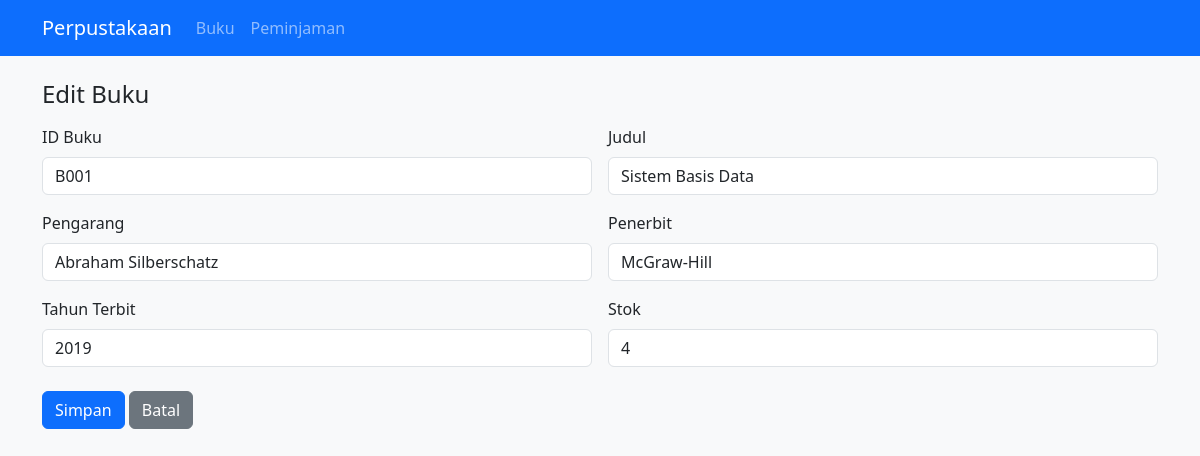
Screenshot of /buku/edit.php?id=B001 with the database file from the repository.
### tables this page shows
CREATE TABLE buku (
    id_buku CHAR(4) PRIMARY KEY,
    judul VARCHAR(100) NOT NULL,
    pengarang VARCHAR(50) NOT NULL,
    penerbit VARCHAR(50),
    tahun_terbit INT,
    stok INT NOT NULL DEFAULT 0
);

### includes/functions.php (called while the page is built, shortened)
<?php
function e($nilai): string
{
    return htmlspecialchars((string) $nilai, ENT_QUOTES, 'UTF-8');
}
function url(string $path = ''): string
{
    return BASE_URL . '/' . ltrim($path, '/');
}

### buku/_form.php (the view, shortened to what this page needs)
<?php
$mode = $mode ?? 'tambah';
?>
<div class="row g-3">
    <div class="col-md-6">
        <label class="form-label" for="id_buku">ID Buku</label>
        <input class="form-control" id="id_buku" name="id_buku" value="<?= e($data['id_buku']) ?>"
               <?= $mode === 'edit' ? 'readonly' : '' ?> required>
    </div>
    <div class="col-md-6">
        <label class="form-label" for="judul">Judul</label>
        <input class="form-control" id="judul" name="judul" value="<?= e($data['judul']) ?>" required>
    </div>
    <div class="col-md-6">
        <label class="form-label" for="pengarang">Pengarang</label>
        <input class="form-control" id="pengarang" name="pengarang" value="<?= e($data['pengarang']) ?>" required>
    </div>
    <div class="col-md-6">
        <label class="form-label" for="penerbit">Penerbit</label>
        <input class="form-control" id="penerbit" name="penerbit" value="<?= e($data['penerbit']) ?>">
    </div>
    <div class="col-md-6">
        <label class="form-label" for="tahun_terbit">Tahun Terbit</label>
        <input class="form-control" id="tahun_terbit" name="tahun_terbit" type="number" min="0" value="<?= e($data['tahun_terbit']) ?>">
    </div>
    <div class="col-md-6">
        <label class="form-label" for="stok">Stok</label>
        <input class="form-control" id="stok" name="stok" type="number" min="0" value="<?= e($data['stok']) ?>" required>
    </div>
</div>
<div class="mt-4">
    <button class="btn btn-primary">Simpan</button>
    <a class="btn btn-secondary" href="<?= url('buku/') ?>">Batal</a>
</div>

### assets/css/style.css (style rules this page uses)
body { background-color: #f8f9fa; }

### rows the page displays
buku: id_buku "B001", judul "Sistem Basis Data", pengarang "Abraham Silberschatz", penerbit "McGraw-Hill", tahun_terbit "2019", stok "4"
